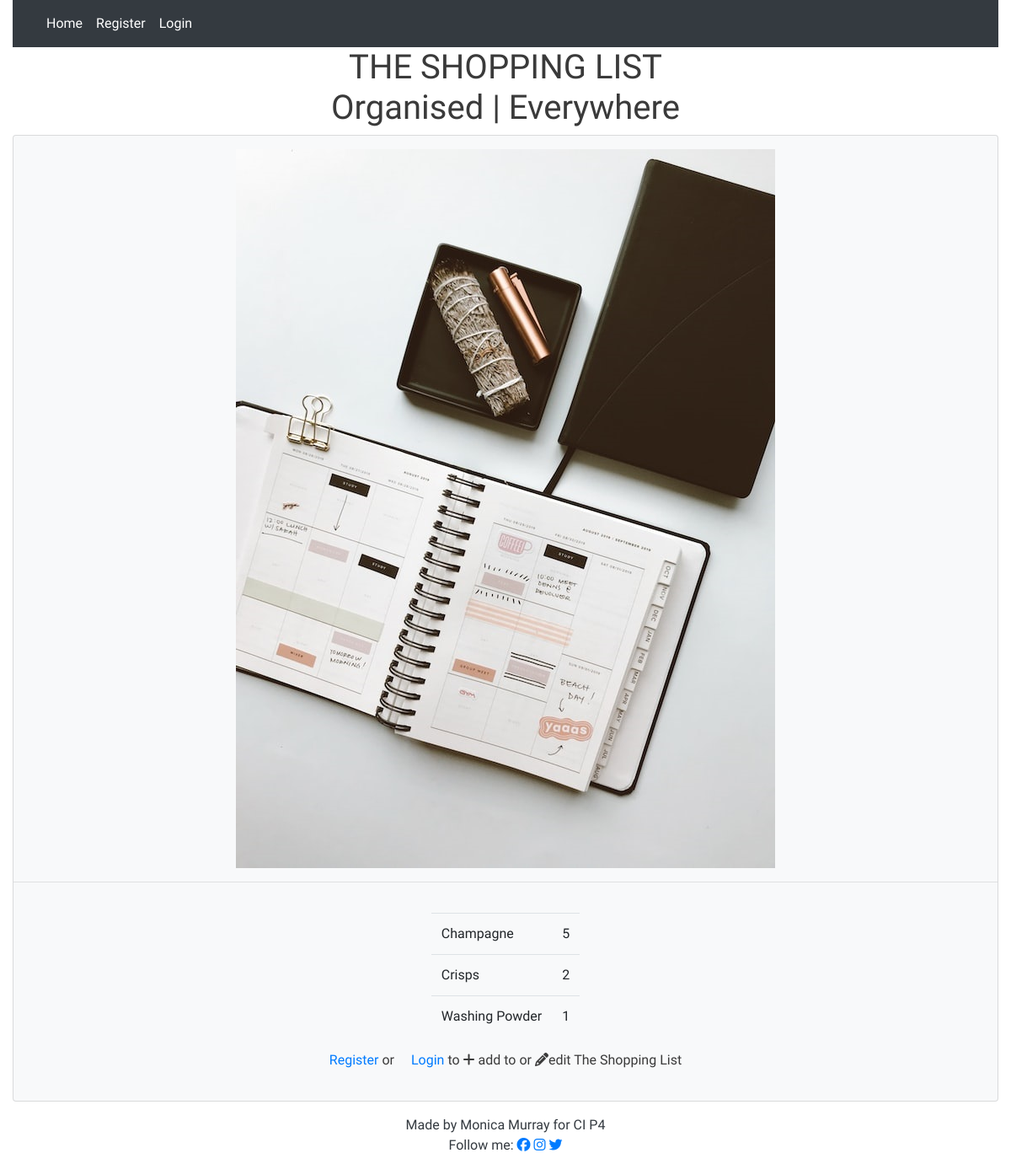
/, run on an earlier commit of the app's database.
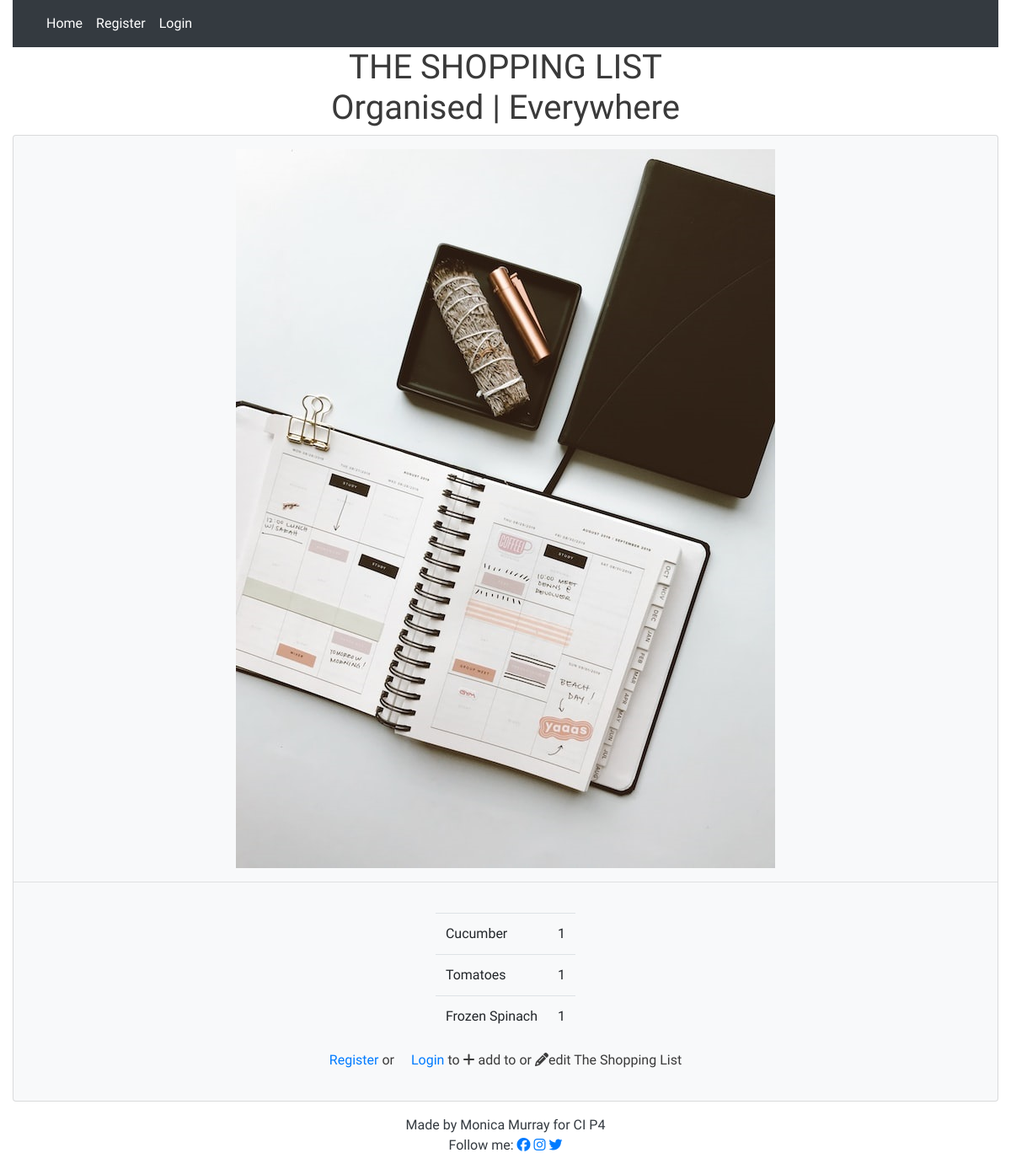
And on a later commit of the database.
### list/models.py (models this page shows, shortened)
class Entry(models.Model):
    item_name = models.CharField(
        max_length=60, null=False, blank=False, unique=True)
    quantity = models.IntegerField(choices=QUANTITY_CHOICES)
    star = models.BooleanField(default=False)
    user = models.ForeignKey(User, on_delete=models.CASCADE)
    category = models.CharField(max_length=20, choices=CATEGORY_CHOICES)
    added_on = models.DateTimeField(auto_now_add=True)
    check_item_as_done = models.BooleanField(default=False)
    class Meta:
        ordering = ['-added_on', '-star',]

### list/views.py (the view)
# urls.py: path('', views.EntryList.as_view(), name='home'),
class EntryList(generic.ListView):
    model = Entry
    queryset = Entry.objects.all()
    template_name = 'index.html'
    paginate_by = 100

### templates/index.html (shortened to what this page needs)
{% extends 'base.html' %}
{% block content %}
<div class="row justify-content-center">
    {% if user.is_authenticated %}
    <div class="table-responsive-sm pt-5" >
        <h2>{{user.username}}'s List</h2>
        <div style="height: 500px; overflow-y: scroll;">
        <table class="table" >
            <thead>
                <!-- <tr>
                    <h2>{{user.username}}'s List</h2>
                </tr> -->
                <tr>
                    <th scope="col"><a href="#"><i class="fa-solid fa-filter"></i></a></th>
                    <th scope="col">
                    </th>
                    <th scope="col"></th>
                    <th scope="col"><i class="fa-solid fa-star"></i></th>
                    <th scope="col"><i class="fa-solid fa-square-check"></i></th>
                    <th scope="col"></th>
                    <th scope="col"></th>
                </tr>
            </thead>
            <tbody>
                {% for entry in entry_list %}
                <tr>
                    {% if entry.star %}
                            <td><a href="{% url 'toggle_star' entry.id %}"><button type="submit" name="toggle_star" value="{{entry.id}}" class="btn-like"><i class="fa-solid fa-star"></i></button></a></td>
                        {% else %}
                            <td><a href="{% url 'toggle_star' entry.id %}"><button type="submit" name="toggle_star" value="{{entry.id}}" class="btn-like"><i class="fa-regular fa-star"></i></button></a></td>
                    {% endif %}
                    {% if entry.check_item_as_done %}
                        <th scope="row"></th>
                        <td class="text-left text-capitalize"><strike> {{ entry.item_name }} </strike></td>
                        <td>{{entry.quantity}}</td>
                        <td><a href="{% url 'toggle_check' entry.id %}"><button type="submit" name="toggle_check" value="{{entry.id}}" class="btn-like"><i class="fa-solid fa-square-check"></i></button></a></td>
                        <td></td>
                        <td><a href="{% url 'delete' entry.id %}"><i class="fa-solid fa-trash-can"></i> Delete</a></td>
                    {% else %}
                        <th scope="row"></th>
                        <td class="text-left text-capitalize"> {{ entry.item_name }}</td>
                        <td>{{entry.quantity}}</td>
                        <td><a href="{% url 'toggle_check' entry.id %}"><button type="submit" name="toggle_check" value="{{entry.id}}" class="btn-like"><i class="fa-regular fa-square"></i></button></a><a href="#"></a></td>
                        <td><a href="{% url 'edit' entry.id %}"><i class="fa-solid fa-pencil"></i> Edit</a></td>
                        <td><a href="{% url 'note' entry.id %}"><i class="fa-regular fa-message"></i>Note</a><p class="text-capitalize font-italic text-wrap" style="width: 6rem;">{{entry.notes}}</p></td>
                        <td><a href="{% url 'delete' entry.id %}"><i class="fa-solid fa-trash-can"></i> Delete</a></td>
                            <!-- consider replacing the checkbox icon with bootstrap's
                            <div class="custom-control custom-checkbox">
                            <input type="checkbox" class="custom-control-input" id="customCheck1">
                            <label class="custom-control-label" for="customCheck1">Check this custom checkbox</label>
                            </div> -->
                    {% endif %}
                </tr>
                {% endfor %}
            </tbody>
        </table>
    </div>
        <button type="button" class="btn-lg mb5"><a href="{% url 'add' %}">Add Item</a></button>
        <button type="button" class="btn-lg mb5"><a href="">Add a Note</a></button>
    </div>
    {% else %}
    <div class="table-responsive-sm">
        <table class="table">
            {% for entry in entry_list|slice:':3' %}
                <tr>
                    <td class="text-left text-capitalize"> {{ entry.item_name }}</td>
                    <td>{{entry.quantity}}</td>
                </tr>
            {% empty %}
                <tr>Sorry, your Shopping list is empty.</tr>
            {% endfor %}
        </table>
    </div>
    </div>
        <div class="row justify-content-center">
            <p><a href="{% url 'account_signup' %}" class="card-link">
                    Register </a>or<a href="{% url 'account_login' %}" class="card-link">Login</a> to <i
                        class="fa-solid fa-plus"></i>
                add to or <i class="fa-solid fa-pencil"></i>edit The Shopping List
            </p>
        </div>
    {% endif %}
</div>
{% endblock %}

### templates/base.html (shortened to what this page needs)
<!DOCTYPE html>
<html lang="en">
<head>
    <link rel="stylesheet" href="https://cdn.jsdelivr.net/npm/bootstrap@4.3.1/dist/css/bootstrap.min.css"
>
    <link rel="stylesheet" href="static/images/css/style.css" />
</head>
<body class="dark-bg">
    <div class="container-fluid">
        <div class="nav bg-dark">
            <nav class="navbar navbar-expand-lg navbar-dark bg-dark">
                <div class="collapse navbar-collapse" id="navbarNavAltMarkup">
                  <div class="navbar-nav">
                    <a class="nav-item nav-link active text-white" href="{% url 'home' %}">Home <span class="sr-only">(current)</span></a>
                    {% if user.is_authenticated %}
                      <a class="nav-item nav-link text-white" href="{% url 'account_logout' %}">Logout</a>
                    {% else %}
                      <a class="nav-item nav-link text-white" href="{% url 'account_signup' %}">Register</a>
                      <a class="nav-item nav-link text-white" href="{% url 'account_login' %}">Login</a>
                    {% endif %}
                  </div>
                </div>
              </nav>
        </div>
      <div class="heading-sm text-center">
        <h1>
          THE SHOPPING LIST<br>Organised | Everywhere
        </h1>
      </div>
        <div class="card text-center bg-light">
            <div class="image-container mt-3">
              <img src="static/images/organiser_image.jpg" class="img-fluid" alt="Responsive image">
            </div>
            <hr>
            <div class="card-body justify-content-center">
              {% block content %}{% endblock %}
  </div>
<footer class="footer mt-auto py-3 light-bg sticky">
    <p class="m-0 text-center text-dark">Made by Monica Murray for CI P4</p>
    <p class="m-0 text-center text-dark">Follow me:  <a
          href="https://www.facebook.com"
          target="_blank"
          rel="noopener"
          aria-label="Visit my Facebook page (Opens a new browser page)"
          ><i class="fa-brands fa-facebook"></i></a>
          <a
          href="https://www.instagram.com"
          target="_blank"
          rel="noopener"
          aria-label="Visit my Instagram page (Opens a new browser page)"
          ><i class="fa-brands fa-instagram"></i
        ></a>
          <a
          href="https://www.twitter.com"
          target="_blank"
          rel="noopener"
          aria-label="Visit my Twitter page (Opens a new browser page)"
          ><i class="fa-brands fa-twitter"></i
        ></a>
  </footer>
</body>
</html>

### static/images/css/style.css (style rules this page uses)
body { background-color: #FFFFFF; font-family: 'Nanum Myeongjo', 'Roboto', sans-serif; color: #3a3a3a; text-align: center; font-weight: 300; }

What changed in the data, as far as the page shows it:
removed Entry: item_name "Champagne", quantity "5"
no longer on this page (row unchanged): Entry: item_name "Crisps", quantity "2"
no longer on this page (row unchanged): Entry: item_name "Washing Powder", quantity "1"
added Entry: item_name "Cucumber", quantity "1"
added Entry: item_name "Tomatoes", quantity "1"
added Entry: item_name "Frozen Spinach", quantity "1"
